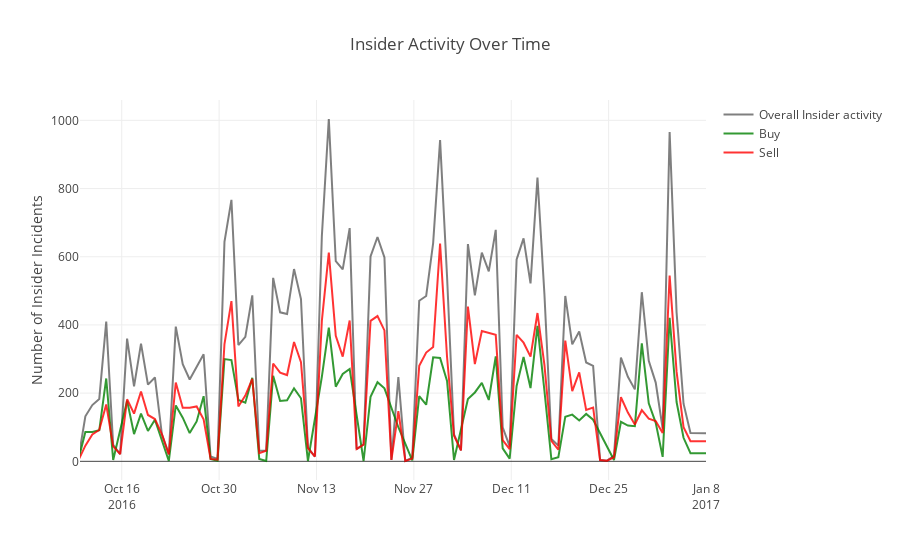

The notebook cell saved with this chart:
### Code cell
trace = go.Scatter(
                x=df_count.index,
                y=df_count['Unnamed: 0'],
                name = "Overall Insider activity",
                line = dict(color = '#000000'),
                opacity = 0.5)

trace_buy = go.Scatter(
                x=df_buy_count.index,
                y=df_buy_count['Unnamed: 0'],
                name = "Buy",
                line = dict(color = '#008000'),
                opacity = 0.8)

trace_sell = go.Scatter(
                x=df_sell_count.index,
                y=df_sell_count['Unnamed: 0'],
                name = "Sell",
                line = dict(color = '#FF0000'),
                opacity = 0.8)

data = [trace,trace_buy,trace_sell]

layout = dict(
    title = "Insider Activity Over Time",
    xaxis = dict(
        range = ['2016-10-10','2017-01-08']),
    yaxis=dict(
     title="Number of Insider Incidents")
)

fig = dict(data=data, layout=layout)
iplot(fig)
